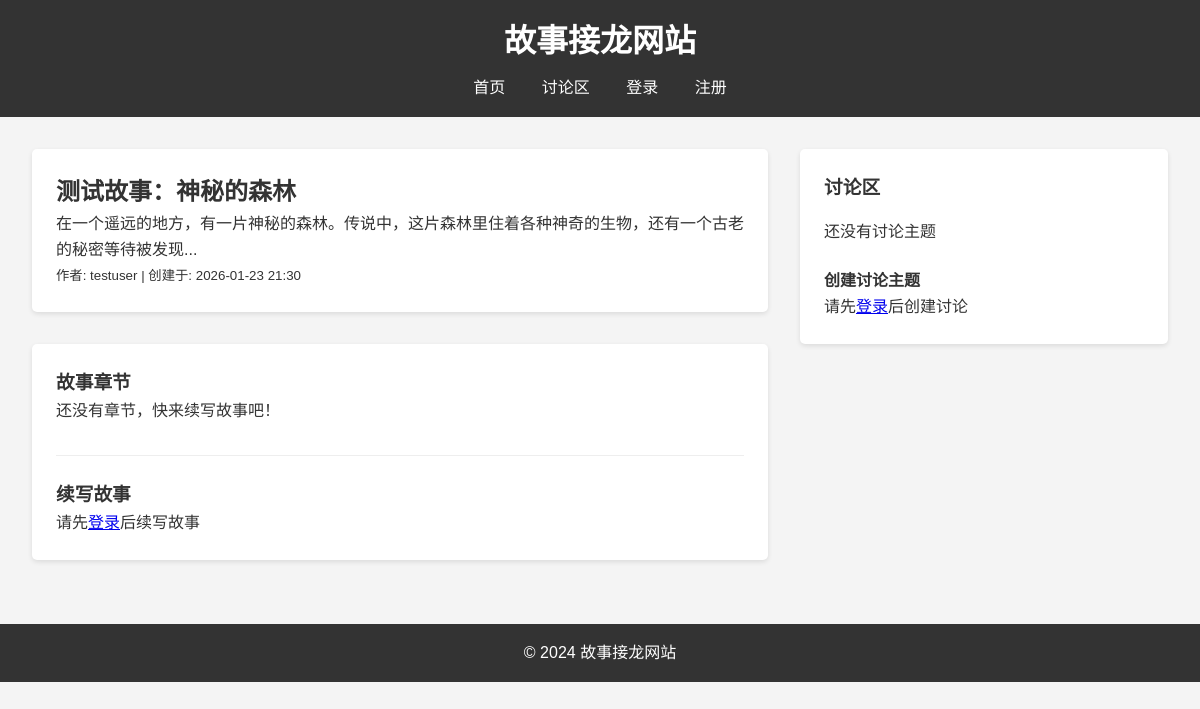
The app's page /stories/1, older data.
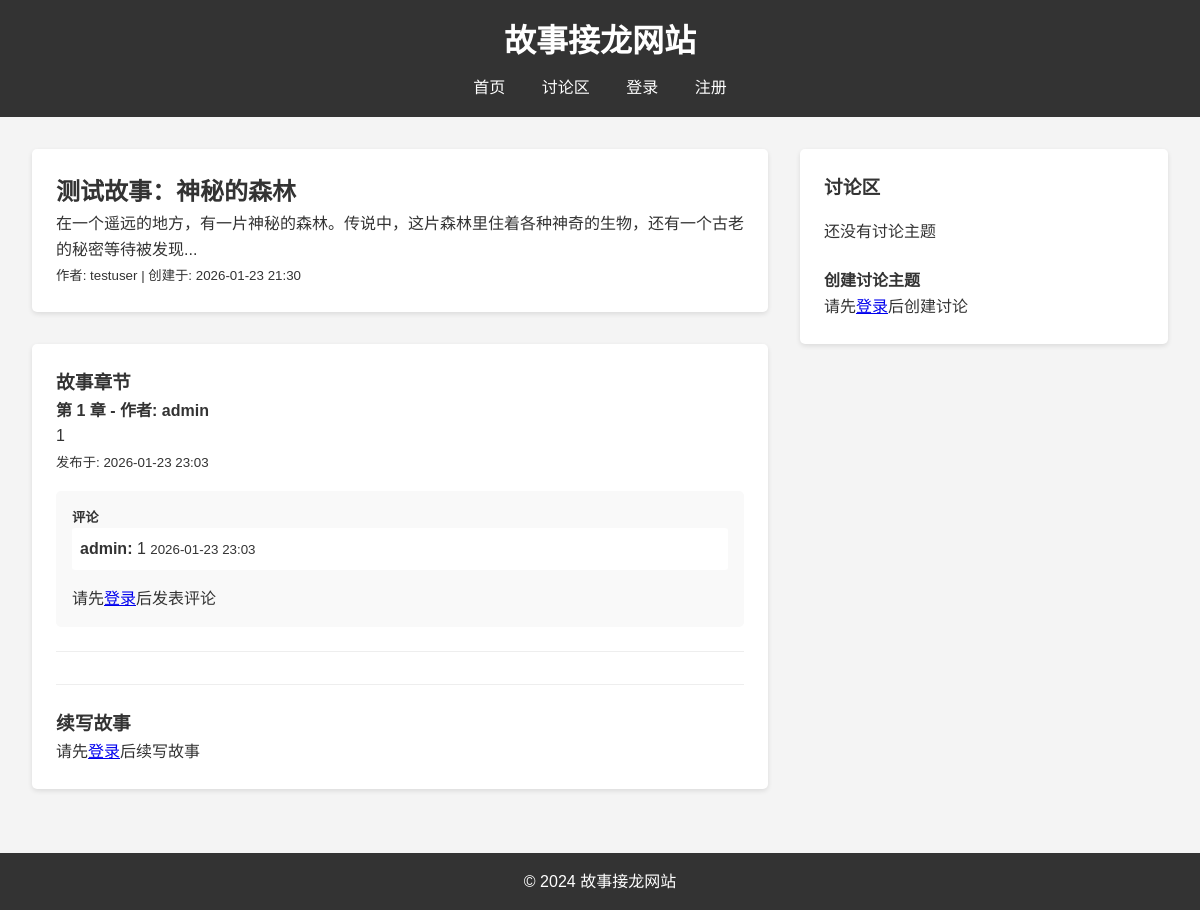
The same page, newer data.
### database.py (models this page shows)
class StoryDB(Base):
    __tablename__ = "stories"
    id = Column(Integer, primary_key=True, index=True)
    title = Column(String(200), nullable=False)
    content = Column(Text, nullable=False)
    author_id = Column(Integer, ForeignKey("users.id"), nullable=False)
    created_at = Column(DateTime, default=datetime.now)
    updated_at = Column(DateTime, default=datetime.now)
    author = relationship("UserDB", back_populates="stories")
    chapters = relationship("StoryChapterDB", back_populates="story")

class UserDB(Base):
    __tablename__ = "users"
    id = Column(Integer, primary_key=True, index=True)
    username = Column(String(50), unique=True, index=True, nullable=False)
    email = Column(String(100), unique=True, index=True, nullable=False)
    password_hash = Column(String(255), nullable=False)
    role = Column(String(20), default="user")
    registered_at = Column(DateTime, default=datetime.now)
    active_count = Column(Integer, default=0)
    points = Column(Integer, default=0)
    credit = Column(Float, default=100.0)
    stories = relationship("StoryDB", back_populates="author")
    chapters = relationship("StoryChapterDB", back_populates="author")
    chapter_comments = relationship("ChapterCommentDB", back_populates="author")
    discussions = relationship("DiscussionDB", back_populates="author")
    discussion_comments = relationship("DiscussionCommentDB", back_populates="author")

class StoryChapterDB(Base):
    __tablename__ = "story_chapters"
    id = Column(Integer, primary_key=True, index=True)
    story_id = Column(Integer, ForeignKey("stories.id"), nullable=False)
    content = Column(Text, nullable=False)
    author_id = Column(Integer, ForeignKey("users.id"), nullable=False)
    author_name = Column(String(50), nullable=False)
    created_at = Column(DateTime, default=datetime.now)
    story = relationship("StoryDB", back_populates="chapters")
    author = relationship("UserDB", back_populates="chapters")
    comments = relationship("ChapterCommentDB", back_populates="chapter")

class ChapterCommentDB(Base):
    __tablename__ = "chapter_comments"
    id = Column(Integer, primary_key=True, index=True)
    chapter_id = Column(Integer, ForeignKey("story_chapters.id"), nullable=False)
    content = Column(Text, nullable=False)
    author_id = Column(Integer, ForeignKey("users.id"), nullable=False)
    author_name = Column(String(50), nullable=False)
    created_at = Column(DateTime, default=datetime.now)
    chapter = relationship("StoryChapterDB", back_populates="comments")
    author = relationship("UserDB", back_populates="chapter_comments")

### routers/stories.py (the view)
@router.get("/stories/{story_id}", response_class=HTMLResponse)
async def read_story(request: Request, story_id: int, db: Session = Depends(get_db)):
    story = get_story_by_id(db, story_id)
    if not story:
        return RedirectResponse(url="/")
    from crud import get_user_by_id
    story_author = get_user_by_id(db, story.author_id)
    story_author_name = story_author.username if story_author else "未知作者"
    chapters = get_chapters_by_story(db, story_id)
    chapter_comments = {}
    for chapter in chapters:
        comments = get_comments_by_chapter(db, chapter.id)
        chapter_comments[chapter.id] = comments
    current_user = await get_current_user(request, db)
    return templates.TemplateResponse(
        "story_detail.html",
        {
            "request": request,
            "story": story,
            "story_author": story_author_name,
            "chapters": chapters,
            "chapter_comments": chapter_comments,
            "current_user": current_user
        }
    )

### templates/story_detail.html (shortened to what this page needs)
{% extends "base.html" %}
{% block content %}
    <div class="story-detail-container">
        <div class="story-main">
            <section class="story-info">
                <h2>{{ story.title }}</h2>
                <div class="story-content">
                    <p>{{ story.content }}</p>
                    <small>作者: {{ story_author }} | 创建于: {{ story.created_at.strftime('%Y-%m-%d %H:%M') }}</small>
                </div>
            </section>
            <section class="chapters">
                <h3>故事章节</h3>
                {% if chapters %}
                    {% for chapter in chapters %}
                        <div class="chapter" id="chapter-{{ chapter.id }}">
                            <h4>第 {{ loop.index }} 章 - 作者: {{ chapter.author_name }}</h4>
                            <p>{{ chapter.content }}</p>
                            <small>发布于: {{ chapter.created_at.strftime('%Y-%m-%d %H:%M') }}</small>
                            <div class="chapter-comments">
                                <h5>评论</h5>
                                {% if chapter_comments.get(chapter.id) %}
                                    <ul>
                                        {% for comment in chapter_comments[chapter.id] %}
                                            <li>
                                                <strong>{{ comment.author_name }}:</strong> {{ comment.content }}
                                                <small>{{ comment.created_at.strftime('%Y-%m-%d %H:%M') }}</small>
                                            </li>
                                        {% endfor %}
                                    </ul>
                                {% else %}
                                    <p>暂无评论</p>
                                {% endif %}
                                {% if current_user %}
                                    <form action="/stories/{{ story.id }}/chapters/{{ chapter.id }}/comment" method="post">
                                        <div>
                                            <label for="comment-content-{{ chapter.id }}">评论内容:</label>
                                            <textarea id="comment-content-{{ chapter.id }}" name="content" rows="2" required></textarea>
                                        </div>
                                        <button type="submit">发表评论</button>
                                    </form>
                                {% else %}
                                    <p class="login-prompt">请先<a href="/login">登录</a>后发表评论</p>
                                {% endif %}
                            </div>
                        </div>
                    {% endfor %}
                {% else %}
                    <p>还没有章节，快来续写故事吧！</p>
                {% endif %}
                <div class="add-chapter">
                    <h3>续写故事</h3>
                    {% if current_user %}
                        <form action="/stories/{{ story.id }}/chapters" method="post">
                            <div>
                                <label for="chapter-content">章节内容:</label>
                                <textarea id="chapter-content" name="content" rows="5" required></textarea>
                            </div>
                            <button type="submit">发表章节</button>
                        </form>
                    {% else %}
                        <p class="login-prompt">请先<a href="/login">登录</a>后续写故事</p>
                    {% endif %}
                </div>
            </section>
        </div>
        <aside class="discussion-sidebar">
            <section class="discussion-section">
                <h3>讨论区</h3>
                {% if discussions %}
                    <ul>
                        {% for discussion in discussions %}
                            <li>
                                <h4>{{ discussion.title }}</h4>
                                <p>{{ discussion.content[:100] }}...</p>
                                <small>作者: {{ discussion.author }} | {{ discussion.created_at.strftime('%Y-%m-%d %H:%M') }}</small>
                            </li>
                        {% endfor %}
                    </ul>
                {% else %}
                    <p>还没有讨论主题</p>
                {% endif %}
                <div class="add-discussion">
                    <h4>创建讨论主题</h4>
                    {% if current_user %}
                        <form action="/discussion" method="post">
                            <div>
                                <label for="discussion-title">标题:</label>
                                <input type="text" id="discussion-title" name="title" required>
                            </div>
                            <div>
                                <label for="discussion-content">内容:</label>
                                <textarea id="discussion-content" name="content" rows="3" required></textarea>
                            </div>
                            <button type="submit">创建讨论</button>
                        </form>
                    {% else %}
                        <p class="login-prompt">请先<a href="/login">登录</a>后创建讨论</p>
                    {% endif %}
                </div>
            </section>
        </aside>
    </div>
{% endblock %}

### templates/base.html (shortened to what this page needs)
<!DOCTYPE html>
<html lang="zh-CN">
<head>
    <link rel="stylesheet" href="{{ url_for('static', path='/css/styles.css') }}">
</head>
<body>
    <header>
        <h1>故事接龙网站</h1>
        <nav>
            <a href="/">首页</a>
            <a href="/discussion">讨论区</a>
            {% if current_user %}
                <span class="user-info">
                    欢迎, {{ current_user.username }}!
                    (积分: {{ current_user.points }} | 信用: {{ "%.1f"|format(current_user.credit) }})
                </span>
                <a href="/logout">登出</a>
            {% else %}
                <a href="/login">登录</a>
                <a href="/register">注册</a>
            {% endif %}
        </nav>
    </header>
    <main>
        {% block content %}{% endblock %}
    </main>
    <footer>
        <p>&copy; 2024 故事接龙网站</p>
    </footer>
</body>
</html>

### static/css/styles.css (style rules this page uses)
* { margin: 0; padding: 0; box-sizing: border-box; }
body { font-family: Arial, sans-serif; line-height: 1.6; color: #333; background-color: #f4f4f4; }
header { background-color: #333; color: #fff; padding: 1rem; text-align: center; }
header h1 { margin-bottom: 0.5rem; }
nav a { color: #fff; text-decoration: none; margin: 0 1rem; }
main { max-width: 1200px; margin: 0 auto; padding: 2rem; }
.story-detail-container { display: grid; grid-template-columns: 2fr 1fr; gap: 2rem; }
.story-info { background-color: #fff; padding: 1.5rem; border-radius: 5px; box-shadow: 0 2px 5px rgba(0, 0, 0, 0.1); margin-bottom: 2rem; }
.chapters { background-color: #fff; padding: 1.5rem; border-radius: 5px; box-shadow: 0 2px 5px rgba(0, 0, 0, 0.1); }
.chapter { margin-bottom: 2rem; padding-bottom: 1.5rem; border-bottom: 1px solid #eee; }
.chapter-comments { margin-top: 1rem; padding: 1rem; background-color: #f9f9f9; border-radius: 5px; }
.chapter-comments ul { list-style: none; margin-bottom: 1rem; }
.chapter-comments li { margin-bottom: 0.5rem; padding: 0.5rem; background-color: #fff; border-radius: 3px; }
.add-chapter { margin-top: 2rem; padding-top: 1.5rem; border-top: 1px solid #eee; }
.discussion-sidebar { background-color: #fff; padding: 1.5rem; border-radius: 5px; box-shadow: 0 2px 5px rgba(0, 0, 0, 0.1); height: fit-content; }
.discussion-section h3 { margin-bottom: 1rem; }
.add-discussion { margin-top: 1.5rem; }
footer { background-color: #333; color: #fff; text-align: center; padding: 1rem; margin-top: 2rem; }

Row changes from the older to the newer data that the page shows:
added StoryChapterDB: author_name "admin", content "1", created_at "2026-01-23 23:03"
added ChapterCommentDB: author_name "admin", content "1", created_at "2026-01-23 23:03"
Text that changed along with them:
text no longer shown: "还没有章节，快来续写故事吧！"
